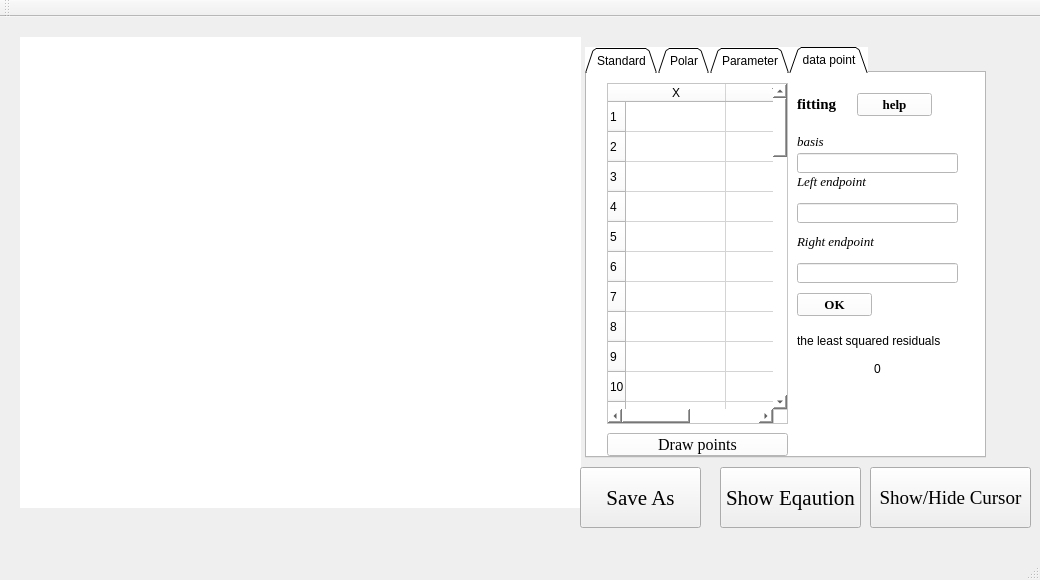
<?xml version="1.0" encoding="UTF-8"?>
<ui version="4.0">
 <class>MainWindow</class>
 <widget class="QMainWindow" name="MainWindow">
  <property name="geometry">
   <rect>
    <x>0</x>
    <y>0</y>
    <width>1040</width>
    <height>580</height>
   </rect>
  </property>
  <property name="sizePolicy">
   <sizepolicy hsizetype="Expanding" vsizetype="Expanding">
    <horstretch>0</horstretch>
    <verstretch>0</verstretch>
   </sizepolicy>
  </property>
  <property name="minimumSize">
   <size>
    <width>890</width>
    <height>580</height>
   </size>
  </property>
  <property name="windowTitle">
   <string>MainWindow</string>
  </property>
  <property name="styleSheet">
   <string notr="true"/>
  </property>
  <widget class="QWidget" name="centralWidget">
   <property name="enabled">
    <bool>true</bool>
   </property>
   <property name="styleSheet">
    <string notr="true">background-image: url(:/pic1.jpg)</string>
   </property>
   <widget class="QCustomPlot" name="function_plot" native="true">
    <property name="geometry">
     <rect>
      <x>20</x>
      <y>20</y>
      <width>561</width>
      <height>471</height>
     </rect>
    </property>
    <property name="styleSheet">
     <string notr="true">background-color: rgb(255, 255, 255);</string>
    </property>
   </widget>
   <widget class="QTabWidget" name="tabWidget">
    <property name="geometry">
     <rect>
      <x>585</x>
      <y>30</y>
      <width>401</width>
      <height>411</height>
     </rect>
    </property>
    <property name="styleSheet">
     <string notr="true">background-color: white;
background-image: url(:/pic2.png)</string>
    </property>
    <property name="tabShape">
     <enum>QTabWidget::Triangular</enum>
    </property>
    <property name="currentIndex">
     <number>3</number>
    </property>
    <property name="elideMode">
     <enum>Qt::ElideLeft</enum>
    </property>
    <widget class="QWidget" name="tab">
     <attribute name="title">
      <string>Standard</string>
     </attribute>
     <widget class="QPushButton" name="StandardPushButtom">
      <property name="geometry">
       <rect>
        <x>80</x>
        <y>240</y>
        <width>75</width>
        <height>23</height>
       </rect>
      </property>
      <property name="text">
       <string>Generate</string>
      </property>
     </widget>
     <widget class="QLabel" name="StandardLaber">
      <property name="geometry">
       <rect>
        <x>60</x>
        <y>20</y>
        <width>111</width>
        <height>16</height>
       </rect>
      </property>
      <property name="text">
       <string>Enter a normal function</string>
      </property>
     </widget>
     <widget class="QTextEdit" name="StandardTextEdit">
      <property name="geometry">
       <rect>
        <x>30</x>
        <y>40</y>
        <width>331</width>
        <height>121</height>
       </rect>
      </property>
     </widget>
     <widget class="QLabel" name="XstartLaber">
      <property name="geometry">
       <rect>
        <x>30</x>
        <y>180</y>
        <width>47</width>
        <height>12</height>
       </rect>
      </property>
      <property name="styleSheet">
       <string notr="true">background-color: qlineargradient(spread:pad, x1:0, y1:0, x2:1, y2:0, stop:1 rgba(0, 0, 0, 0));</string>
      </property>
      <property name="text">
       <string>X軸起始</string>
      </property>
     </widget>
     <widget class="QLineEdit" name="XstartlineEdit">
      <property name="geometry">
       <rect>
        <x>90</x>
        <y>180</y>
        <width>113</width>
        <height>20</height>
       </rect>
      </property>
      <property name="styleSheet">
       <string notr="true">background-color: rgb(255, 255, 255);</string>
      </property>
     </widget>
     <widget class="QLabel" name="XendLaber">
      <property name="geometry">
       <rect>
        <x>30</x>
        <y>210</y>
        <width>44</width>
        <height>12</height>
       </rect>
      </property>
      <property name="styleSheet">
       <string notr="true">background-color: qlineargradient(spread:pad, x1:0, y1:0, x2:1, y2:0, stop:1 rgba(0, 0, 0, 0));</string>
      </property>
      <property name="text">
       <string>X軸結束</string>
      </property>
     </widget>
     <widget class="QLineEdit" name="XendlineEdit">
      <property name="geometry">
       <rect>
        <x>90</x>
        <y>210</y>
        <width>113</width>
        <height>20</height>
       </rect>
      </property>
      <property name="styleSheet">
       <string notr="true">background-color: rgb(255, 255, 255);</string>
      </property>
     </widget>
    </widget>
    <widget class="QWidget" name="tab_2">
     <attribute name="title">
      <string>Polar</string>
     </attribute>
     <widget class="QPushButton" name="PolarPushButtom">
      <property name="geometry">
       <rect>
        <x>80</x>
        <y>240</y>
        <width>75</width>
        <height>23</height>
       </rect>
      </property>
      <property name="text">
       <string>Generate</string>
      </property>
     </widget>
     <widget class="QLabel" name="PolarLaber">
      <property name="geometry">
       <rect>
        <x>70</x>
        <y>20</y>
        <width>111</width>
        <height>16</height>
       </rect>
      </property>
      <property name="text">
       <string>Enter a polar function</string>
      </property>
     </widget>
     <widget class="QLabel" name="RadiusLaber">
      <property name="geometry">
       <rect>
        <x>40</x>
        <y>55</y>
        <width>47</width>
        <height>12</height>
       </rect>
      </property>
      <property name="text">
       <string>Radius</string>
      </property>
     </widget>
     <widget class="QLineEdit" name="PolarlineEdit">
      <property name="geometry">
       <rect>
        <x>80</x>
        <y>50</y>
        <width>291</width>
        <height>20</height>
       </rect>
      </property>
     </widget>
     <widget class="QLineEdit" name="maxtheta">
      <property name="geometry">
       <rect>
        <x>80</x>
        <y>90</y>
        <width>291</width>
        <height>20</height>
       </rect>
      </property>
     </widget>
     <widget class="QLabel" name="label">
      <property name="geometry">
       <rect>
        <x>6</x>
        <y>90</y>
        <width>61</width>
        <height>20</height>
       </rect>
      </property>
      <property name="text">
       <string>upper limit</string>
      </property>
     </widget>
     <widget class="QLabel" name="label_2">
      <property name="geometry">
       <rect>
        <x>0</x>
        <y>110</y>
        <width>101</width>
        <height>16</height>
       </rect>
      </property>
      <property name="text">
       <string>( in the unit of π )</string>
      </property>
     </widget>
    </widget>
    <widget class="QWidget" name="tab_3">
     <attribute name="title">
      <string>Parameter</string>
     </attribute>
     <widget class="QPushButton" name="ParameterPushButtom">
      <property name="geometry">
       <rect>
        <x>80</x>
        <y>240</y>
        <width>75</width>
        <height>23</height>
       </rect>
      </property>
      <property name="text">
       <string>Generate</string>
      </property>
     </widget>
     <widget class="QLabel" name="PolarLaber_2">
      <property name="geometry">
       <rect>
        <x>50</x>
        <y>20</y>
        <width>131</width>
        <height>16</height>
       </rect>
      </property>
      <property name="text">
       <string>Enter 2 parameter functions</string>
      </property>
     </widget>
     <widget class="QLabel" name="Xlabel">
      <property name="geometry">
       <rect>
        <x>30</x>
        <y>65</y>
        <width>47</width>
        <height>12</height>
       </rect>
      </property>
      <property name="text">
       <string>X = </string>
      </property>
     </widget>
     <widget class="QLabel" name="Ylabel">
      <property name="geometry">
       <rect>
        <x>30</x>
        <y>95</y>
        <width>47</width>
        <height>12</height>
       </rect>
      </property>
      <property name="text">
       <string>Y = </string>
      </property>
     </widget>
     <widget class="QLineEdit" name="ParameterXlineEdit">
      <property name="geometry">
       <rect>
        <x>60</x>
        <y>60</y>
        <width>311</width>
        <height>20</height>
       </rect>
      </property>
     </widget>
     <widget class="QLineEdit" name="ParameterYlineEdit">
      <property name="geometry">
       <rect>
        <x>60</x>
        <y>90</y>
        <width>311</width>
        <height>20</height>
       </rect>
      </property>
     </widget>
     <widget class="QLineEdit" name="ParameterStartlineEdit">
      <property name="geometry">
       <rect>
        <x>90</x>
        <y>130</y>
        <width>113</width>
        <height>20</height>
       </rect>
      </property>
     </widget>
     <widget class="QLineEdit" name="ParameterEndlineEdit">
      <property name="geometry">
       <rect>
        <x>90</x>
        <y>160</y>
        <width>113</width>
        <height>20</height>
       </rect>
      </property>
     </widget>
     <widget class="QLabel" name="ParameterStartlabel">
      <property name="geometry">
       <rect>
        <x>30</x>
        <y>130</y>
        <width>47</width>
        <height>12</height>
       </rect>
      </property>
      <property name="text">
       <string>參數起始</string>
      </property>
     </widget>
     <widget class="QLabel" name="ParameterEndlabel">
      <property name="geometry">
       <rect>
        <x>30</x>
        <y>160</y>
        <width>47</width>
        <height>12</height>
       </rect>
      </property>
      <property name="text">
       <string>參數終止</string>
      </property>
     </widget>
    </widget>
    <widget class="QWidget" name="tab_4">
     <attribute name="title">
      <string>data point</string>
     </attribute>
     <widget class="QTableWidget" name="tableWidget">
      <property name="geometry">
       <rect>
        <x>20</x>
        <y>10</y>
        <width>181</width>
        <height>341</height>
       </rect>
      </property>
      <row>
       <property name="text">
        <string>1</string>
       </property>
      </row>
      <row>
       <property name="text">
        <string>2</string>
       </property>
      </row>
      <row>
       <property name="text">
        <string>3</string>
       </property>
      </row>
      <row>
       <property name="text">
        <string>4</string>
       </property>
      </row>
      <row>
       <property name="text">
        <string>5</string>
       </property>
      </row>
      <row>
       <property name="text">
        <string>6</string>
       </property>
      </row>
      <row>
       <property name="text">
        <string>7</string>
       </property>
      </row>
      <row>
       <property name="text">
        <string>8</string>
       </property>
      </row>
      <row>
       <property name="text">
        <string>9</string>
       </property>
      </row>
      <row>
       <property name="text">
        <string>10</string>
       </property>
      </row>
      <row>
       <property name="text">
        <string>11</string>
       </property>
      </row>
      <row>
       <property name="text">
        <string>12</string>
       </property>
      </row>
      <row>
       <property name="text">
        <string>13</string>
       </property>
      </row>
      <row>
       <property name="text">
        <string>14</string>
       </property>
      </row>
      <row>
       <property name="text">
        <string>15</string>
       </property>
      </row>
      <row>
       <property name="text">
        <string>16</string>
       </property>
      </row>
      <row>
       <property name="text">
        <string>17</string>
       </property>
      </row>
      <row>
       <property name="text">
        <string>18</string>
       </property>
      </row>
      <row>
       <property name="text">
        <string>19</string>
       </property>
      </row>
      <row>
       <property name="text">
        <string>20</string>
       </property>
      </row>
      <row>
       <property name="text">
        <string>21</string>
       </property>
      </row>
      <row>
       <property name="text">
        <string>22</string>
       </property>
      </row>
      <row>
       <property name="text">
        <string>23</string>
       </property>
      </row>
      <row>
       <property name="text">
        <string>24</string>
       </property>
      </row>
      <row>
       <property name="text">
        <string>25</string>
       </property>
      </row>
      <row>
       <property name="text">
        <string>26</string>
       </property>
      </row>
      <row>
       <property name="text">
        <string>27</string>
       </property>
      </row>
      <row>
       <property name="text">
        <string>28</string>
       </property>
      </row>
      <row>
       <property name="text">
        <string>29</string>
       </property>
      </row>
      <row>
       <property name="text">
        <string>30</string>
       </property>
      </row>
      <row>
       <property name="text">
        <string>31</string>
       </property>
      </row>
      <row>
       <property name="text">
        <string>32</string>
       </property>
      </row>
      <row>
       <property name="text">
        <string>33</string>
       </property>
      </row>
      <row>
       <property name="text">
        <string>34</string>
       </property>
      </row>
      <row>
       <property name="text">
        <string>35</string>
       </property>
      </row>
      <row>
       <property name="text">
        <string>36</string>
       </property>
      </row>
      <row>
       <property name="text">
        <string>37</string>
       </property>
      </row>
      <row>
       <property name="text">
        <string>38</string>
       </property>
      </row>
      <row>
       <property name="text">
        <string>39</string>
       </property>
      </row>
      <row>
       <property name="text">
        <string>40</string>
       </property>
      </row>
      <row>
       <property name="text">
        <string>41</string>
       </property>
      </row>
      <row>
       <property name="text">
        <string>42</string>
       </property>
      </row>
      <row>
       <property name="text">
        <string>43</string>
       </property>
      </row>
      <row>
       <property name="text">
        <string>44</string>
       </property>
      </row>
      <row>
       <property name="text">
        <string>45</string>
       </property>
      </row>
      <row>
       <property name="text">
        <string>46</string>
       </property>
      </row>
      <row>
       <property name="text">
        <string>47</string>
       </property>
      </row>
      <row>
       <property name="text">
        <string>48</string>
       </property>
      </row>
      <row>
       <property name="text">
        <string>49</string>
       </property>
      </row>
      <row>
       <property name="text">
        <string>50</string>
       </property>
      </row>
      <column>
       <property name="text">
        <string>X</string>
       </property>
      </column>
      <column>
       <property name="text">
        <string>Y</string>
       </property>
      </column>
      <item row="46" column="0">
       <property name="text">
        <string/>
       </property>
      </item>
      <item row="48" column="1">
       <property name="text">
        <string/>
       </property>
      </item>
     </widget>
     <widget class="QLabel" name="label_3">
      <property name="geometry">
       <rect>
        <x>210</x>
        <y>20</y>
        <width>61</width>
        <height>21</height>
       </rect>
      </property>
      <property name="font">
       <font>
        <family>Times New Roman</family>
        <pointsize>11</pointsize>
        <weight>75</weight>
        <bold>true</bold>
       </font>
      </property>
      <property name="frameShadow">
       <enum>QFrame::Sunken</enum>
      </property>
      <property name="text">
       <string>fitting</string>
      </property>
     </widget>
     <widget class="QPushButton" name="DrawPoints">
      <property name="geometry">
       <rect>
        <x>20</x>
        <y>360</y>
        <width>181</width>
        <height>23</height>
       </rect>
      </property>
      <property name="font">
       <font>
        <family>Times New Roman</family>
        <pointsize>12</pointsize>
        <weight>50</weight>
        <bold>false</bold>
       </font>
      </property>
      <property name="text">
       <string>Draw points</string>
      </property>
     </widget>
     <widget class="QLabel" name="label_4">
      <property name="geometry">
       <rect>
        <x>210</x>
        <y>60</y>
        <width>61</width>
        <height>16</height>
       </rect>
      </property>
      <property name="font">
       <font>
        <family>Times New Roman</family>
        <pointsize>10</pointsize>
        <italic>true</italic>
       </font>
      </property>
      <property name="text">
       <string>basis</string>
      </property>
     </widget>
     <widget class="QLineEdit" name="FittingBasis">
      <property name="geometry">
       <rect>
        <x>210</x>
        <y>80</y>
        <width>161</width>
        <height>20</height>
       </rect>
      </property>
     </widget>
     <widget class="QPushButton" name="BasisOk">
      <property name="geometry">
       <rect>
        <x>210</x>
        <y>220</y>
        <width>75</width>
        <height>23</height>
       </rect>
      </property>
      <property name="font">
       <font>
        <family>Times New Roman</family>
        <pointsize>10</pointsize>
        <weight>75</weight>
        <bold>true</bold>
       </font>
      </property>
      <property name="text">
       <string>OK</string>
      </property>
     </widget>
     <widget class="QLabel" name="label_5">
      <property name="geometry">
       <rect>
        <x>210</x>
        <y>100</y>
        <width>101</width>
        <height>16</height>
       </rect>
      </property>
      <property name="font">
       <font>
        <family>Times New Roman</family>
        <pointsize>10</pointsize>
        <italic>true</italic>
       </font>
      </property>
      <property name="text">
       <string>Left endpoint</string>
      </property>
     </widget>
     <widget class="QLineEdit" name="fitting_leftx">
      <property name="geometry">
       <rect>
        <x>210</x>
        <y>130</y>
        <width>161</width>
        <height>20</height>
       </rect>
      </property>
     </widget>
     <widget class="QLabel" name="label_6">
      <property name="geometry">
       <rect>
        <x>210</x>
        <y>160</y>
        <width>121</width>
        <height>16</height>
       </rect>
      </property>
      <property name="font">
       <font>
        <family>Times New Roman</family>
        <pointsize>10</pointsize>
        <italic>true</italic>
       </font>
      </property>
      <property name="text">
       <string>Right endpoint</string>
      </property>
     </widget>
     <widget class="QLineEdit" name="fitting_rightx">
      <property name="geometry">
       <rect>
        <x>210</x>
        <y>190</y>
        <width>161</width>
        <height>20</height>
       </rect>
      </property>
     </widget>
     <widget class="QLabel" name="label_7">
      <property name="geometry">
       <rect>
        <x>210</x>
        <y>260</y>
        <width>181</width>
        <height>16</height>
       </rect>
      </property>
      <property name="styleSheet">
       <string notr="true">font: 87 8pt &quot;Arial Black&quot;;</string>
      </property>
      <property name="text">
       <string>the least squared residuals</string>
      </property>
      <property name="textFormat">
       <enum>Qt::PlainText</enum>
      </property>
      <property name="wordWrap">
       <bool>false</bool>
      </property>
      <property name="margin">
       <number>0</number>
      </property>
      <property name="indent">
       <number>-1</number>
      </property>
      <property name="buddy">
       <cstring></cstring>
      </property>
     </widget>
     <widget class="QLabel" name="theleastsquared">
      <property name="geometry">
       <rect>
        <x>210</x>
        <y>280</y>
        <width>161</width>
        <height>31</height>
       </rect>
      </property>
      <property name="layoutDirection">
       <enum>Qt::LeftToRight</enum>
      </property>
      <property name="styleSheet">
       <string notr="true">font: 16pt &quot;Agency FB&quot;;</string>
      </property>
      <property name="text">
       <string>0</string>
      </property>
      <property name="alignment">
       <set>Qt::AlignCenter</set>
      </property>
     </widget>
     <widget class="QPushButton" name="FittingHelpButton">
      <property name="geometry">
       <rect>
        <x>270</x>
        <y>20</y>
        <width>75</width>
        <height>23</height>
       </rect>
      </property>
      <property name="font">
       <font>
        <family>Times New Roman</family>
        <pointsize>10</pointsize>
        <weight>75</weight>
        <bold>true</bold>
       </font>
      </property>
      <property name="text">
       <string>help</string>
      </property>
     </widget>
    </widget>
   </widget>
   <widget class="QPushButton" name="saveButtom">
    <property name="geometry">
     <rect>
      <x>580</x>
      <y>450</y>
      <width>121</width>
      <height>61</height>
     </rect>
    </property>
    <property name="font">
     <font>
      <family>Times New Roman</family>
      <pointsize>16</pointsize>
     </font>
    </property>
    <property name="styleSheet">
     <string notr="true">background-image: url(:/pic2.png)</string>
    </property>
    <property name="text">
     <string>Save As</string>
    </property>
   </widget>
   <widget class="QPushButton" name="ShowEquationButton">
    <property name="geometry">
     <rect>
      <x>720</x>
      <y>450</y>
      <width>141</width>
      <height>61</height>
     </rect>
    </property>
    <property name="font">
     <font>
      <family>Times New Roman</family>
      <pointsize>16</pointsize>
     </font>
    </property>
    <property name="styleSheet">
     <string notr="true">background-image: url(:/pic2.png)</string>
    </property>
    <property name="text">
     <string>Show Eqaution</string>
    </property>
   </widget>
   <widget class="QPushButton" name="CursorButton">
    <property name="geometry">
     <rect>
      <x>870</x>
      <y>450</y>
      <width>161</width>
      <height>61</height>
     </rect>
    </property>
    <property name="font">
     <font>
      <family>Times New Roman</family>
      <pointsize>14</pointsize>
     </font>
    </property>
    <property name="styleSheet">
     <string notr="true">background-image: url(:/pic2.png)</string>
    </property>
    <property name="text">
     <string>Show/Hide Cursor</string>
    </property>
   </widget>
  </widget>
  <widget class="QMenuBar" name="menuBar">
   <property name="geometry">
    <rect>
     <x>0</x>
     <y>0</y>
     <width>1040</width>
     <height>21</height>
    </rect>
   </property>
  </widget>
  <widget class="QToolBar" name="mainToolBar">
   <attribute name="toolBarArea">
    <enum>TopToolBarArea</enum>
   </attribute>
   <attribute name="toolBarBreak">
    <bool>false</bool>
   </attribute>
  </widget>
  <widget class="QStatusBar" name="statusBar"/>
 </widget>
 <layoutdefault spacing="6" margin="11"/>
 <customwidgets>
  <customwidget>
   <class>QCustomPlot</class>
   <extends>QWidget</extends>
   <header>qcustomplot.h</header>
   <container>1</container>
  </customwidget>
 </customwidgets>
 <resources/>
 <connections/>
</ui>
